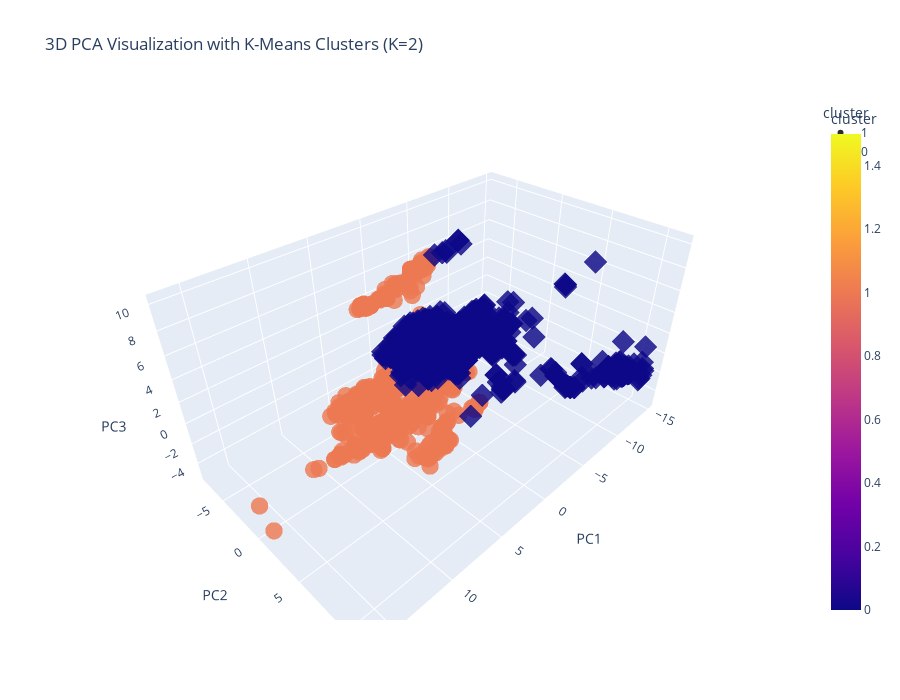
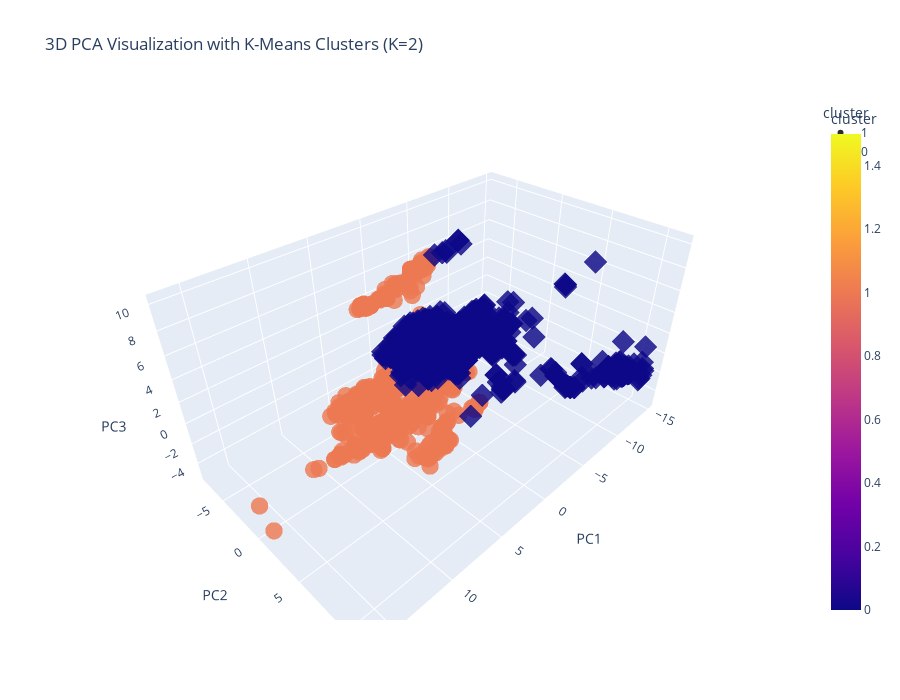
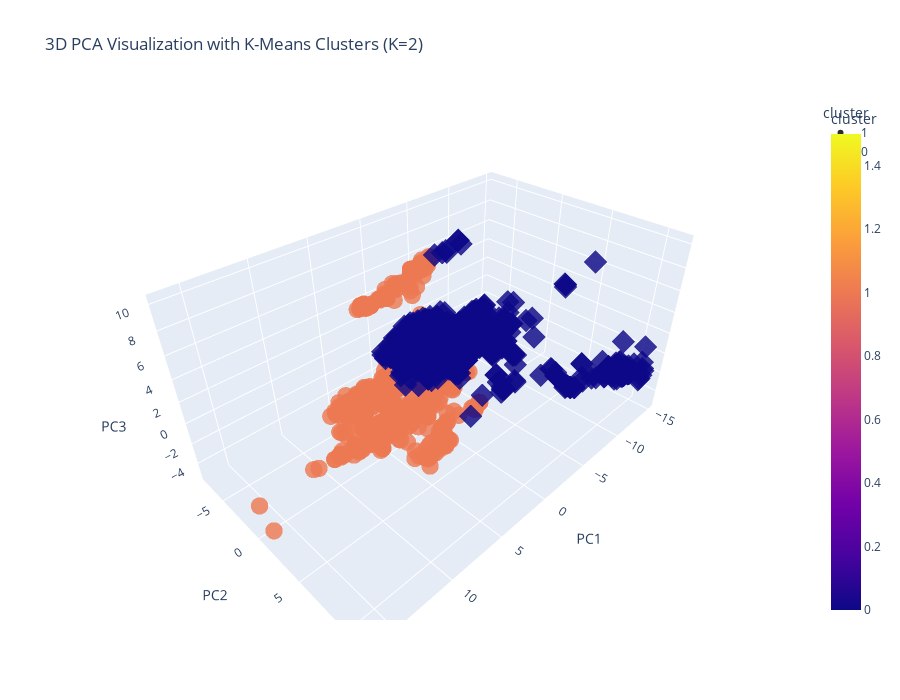

The cell these charts' notebook holds for them, in order:
### Code cell
#PCA colored by K-means clusters
K = 2
kmeans = KMeans(n_clusters=K, n_init=10, random_state=0)
clusters = kmeans.fit_predict(X_pca[:, :3])  # use first 3 PCs

pca_df["cluster"] = clusters

fig_cluster = px.scatter_3d(
    pca_df,
    x="PC1",
    y="PC2",
    z="PC3",
    color="cluster",
    hover_data=["Gene Name", "Organism", "Function"],
    opacity=0.82,
    symbol="cluster",
    title=f"3D PCA Visualization with K-Means Clusters (K={K})",
    height=700
)

fig_cluster.update_traces(marker=dict(size=6))
fig_cluster.show()
'''
How clusters relate to function, helping us evaluate if clustering reflects
biologically meaningful structure

As expected, the data is split into two dominant "types" of gene feature patterns
in the dataset(Housekeeping Genes vs Specialized Genes)
'''
pca_df[["Function", "cluster"]].value_counts().sort_index().head(20)

### Figure 1 — Plotly figure (JSON) as saved in the notebook; plotly's stock layout.template omitted (floating-point values rounded to 4 significant figures; data arrays with more than 128 entries replaced by an {"elided": "..."} marker saying what was removed)
{"data": [{"customdata": {"elided": "748x3 str values"}, "hovertemplate": "cluster=%{marker.color}<br>PC1=%{x}<br>PC2=%{y}<br>PC3=%{z}<br>Gene Name=%{customdata[0]}<br>Organism=%{customdata[1]}<br>Function=%{customdata[2]}<extra></extra>", "legendgroup": "1", "marker": {"color": {"elided": "748 int values"}, "coloraxis": "coloraxis", "opacity": 0.82, "size": 6, "symbol": "circle"}, "mode": "markers", "name": "1", "scene": "scene", "showlegend": true, "type": "scatter3d", "x": {"elided": "748 float values"}, "y": {"elided": "748 float values"}, "z": {"elided": "748 float values"}}, {"customdata": {"elided": "627x3 str values"}, "hovertemplate": "cluster=%{marker.color}<br>PC1=%{x}<br>PC2=%{y}<br>PC3=%{z}<br>Gene Name=%{customdata[0]}<br>Organism=%{customdata[1]}<br>Function=%{customdata[2]}<extra></extra>", "legendgroup": "0", "marker": {"color": {"elided": "627 int values"}, "coloraxis": "coloraxis", "opacity": 0.82, "size": 6, "symbol": "diamond"}, "mode": "markers", "name": "0", "scene": "scene", "showlegend": true, "type": "scatter3d", "x": {"elided": "627 float values"}, "y": {"elided": "627 float values"}, "z": {"elided": "627 float values"}}], "layout": {"coloraxis": {"colorbar": {"title": {"text": "cluster"}}, "colorscale": [[0, "#0d0887"], [0.1111, "#46039f"], [0.2222, "#7201a8"], [0.3333, "#9c179e"], [0.4444, "#bd3786"], [0.5556, "#d8576b"], [0.6667, "#ed7953"], [0.7778, "#fb9f3a"], [0.8889, "#fdca26"], [1, "#f0f921"]]}, "height": 700, "legend": {"title": {"text": "cluster"}, "tracegroupgap": 0}, "scene": {"domain": {"x": [0, 1], "y": [0, 1]}, "xaxis": {"title": {"text": "PC1"}}, "yaxis": {"title": {"text": "PC2"}}, "zaxis": {"title": {"text": "PC3"}}}, "title": {"text": "3D PCA Visualization with K-Means Clusters (K=2)"}}}

### Figure 2 — Plotly figure (JSON) as saved in the notebook; plotly's stock layout.template omitted (floating-point values rounded to 4 significant figures; data arrays with more than 128 entries replaced by an {"elided": "..."} marker saying what was removed)
{"data": [{"customdata": {"elided": "748x3 str values"}, "hovertemplate": "cluster=%{marker.color}<br>PC1=%{x}<br>PC2=%{y}<br>PC3=%{z}<br>Gene Name=%{customdata[0]}<br>Organism=%{customdata[1]}<br>Function=%{customdata[2]}<extra></extra>", "legendgroup": "1", "marker": {"color": {"elided": "748 int values"}, "coloraxis": "coloraxis", "opacity": 0.82, "size": 6, "symbol": "circle"}, "mode": "markers", "name": "1", "scene": "scene", "showlegend": true, "type": "scatter3d", "x": {"elided": "748 float values"}, "y": {"elided": "748 float values"}, "z": {"elided": "748 float values"}}, {"customdata": {"elided": "627x3 str values"}, "hovertemplate": "cluster=%{marker.color}<br>PC1=%{x}<br>PC2=%{y}<br>PC3=%{z}<br>Gene Name=%{customdata[0]}<br>Organism=%{customdata[1]}<br>Function=%{customdata[2]}<extra></extra>", "legendgroup": "0", "marker": {"color": {"elided": "627 int values"}, "coloraxis": "coloraxis", "opacity": 0.82, "size": 6, "symbol": "diamond"}, "mode": "markers", "name": "0", "scene": "scene", "showlegend": true, "type": "scatter3d", "x": {"elided": "627 float values"}, "y": {"elided": "627 float values"}, "z": {"elided": "627 float values"}}], "layout": {"coloraxis": {"colorbar": {"title": {"text": "cluster"}}, "colorscale": [[0, "#0d0887"], [0.1111, "#46039f"], [0.2222, "#7201a8"], [0.3333, "#9c179e"], [0.4444, "#bd3786"], [0.5556, "#d8576b"], [0.6667, "#ed7953"], [0.7778, "#fb9f3a"], [0.8889, "#fdca26"], [1, "#f0f921"]]}, "height": 700, "legend": {"title": {"text": "cluster"}, "tracegroupgap": 0}, "scene": {"domain": {"x": [0, 1], "y": [0, 1]}, "xaxis": {"title": {"text": "PC1"}}, "yaxis": {"title": {"text": "PC2"}}, "zaxis": {"title": {"text": "PC3"}}}, "title": {"text": "3D PCA Visualization with K-Means Clusters (K=2)"}}}

### Figure 3 — Plotly figure (JSON) as saved in the notebook; plotly's stock layout.template omitted (floating-point values rounded to 4 significant figures; data arrays with more than 128 entries replaced by an {"elided": "..."} marker saying what was removed)
{"data": [{"customdata": {"elided": "748x3 str values"}, "hovertemplate": "cluster=%{marker.color}<br>PC1=%{x}<br>PC2=%{y}<br>PC3=%{z}<br>Gene Name=%{customdata[0]}<br>Organism=%{customdata[1]}<br>Function=%{customdata[2]}<extra></extra>", "legendgroup": "1", "marker": {"color": {"elided": "748 int values"}, "coloraxis": "coloraxis", "opacity": 0.82, "size": 6, "symbol": "circle"}, "mode": "markers", "name": "1", "scene": "scene", "showlegend": true, "type": "scatter3d", "x": {"elided": "748 float values"}, "y": {"elided": "748 float values"}, "z": {"elided": "748 float values"}}, {"customdata": {"elided": "627x3 str values"}, "hovertemplate": "cluster=%{marker.color}<br>PC1=%{x}<br>PC2=%{y}<br>PC3=%{z}<br>Gene Name=%{customdata[0]}<br>Organism=%{customdata[1]}<br>Function=%{customdata[2]}<extra></extra>", "legendgroup": "0", "marker": {"color": {"elided": "627 int values"}, "coloraxis": "coloraxis", "opacity": 0.82, "size": 6, "symbol": "diamond"}, "mode": "markers", "name": "0", "scene": "scene", "showlegend": true, "type": "scatter3d", "x": {"elided": "627 float values"}, "y": {"elided": "627 float values"}, "z": {"elided": "627 float values"}}], "layout": {"coloraxis": {"colorbar": {"title": {"text": "cluster"}}, "colorscale": [[0, "#0d0887"], [0.1111, "#46039f"], [0.2222, "#7201a8"], [0.3333, "#9c179e"], [0.4444, "#bd3786"], [0.5556, "#d8576b"], [0.6667, "#ed7953"], [0.7778, "#fb9f3a"], [0.8889, "#fdca26"], [1, "#f0f921"]]}, "height": 700, "legend": {"title": {"text": "cluster"}, "tracegroupgap": 0}, "scene": {"domain": {"x": [0, 1], "y": [0, 1]}, "xaxis": {"title": {"text": "PC1"}}, "yaxis": {"title": {"text": "PC2"}}, "zaxis": {"title": {"text": "PC3"}}}, "title": {"text": "3D PCA Visualization with K-Means Clusters (K=2)"}}}
